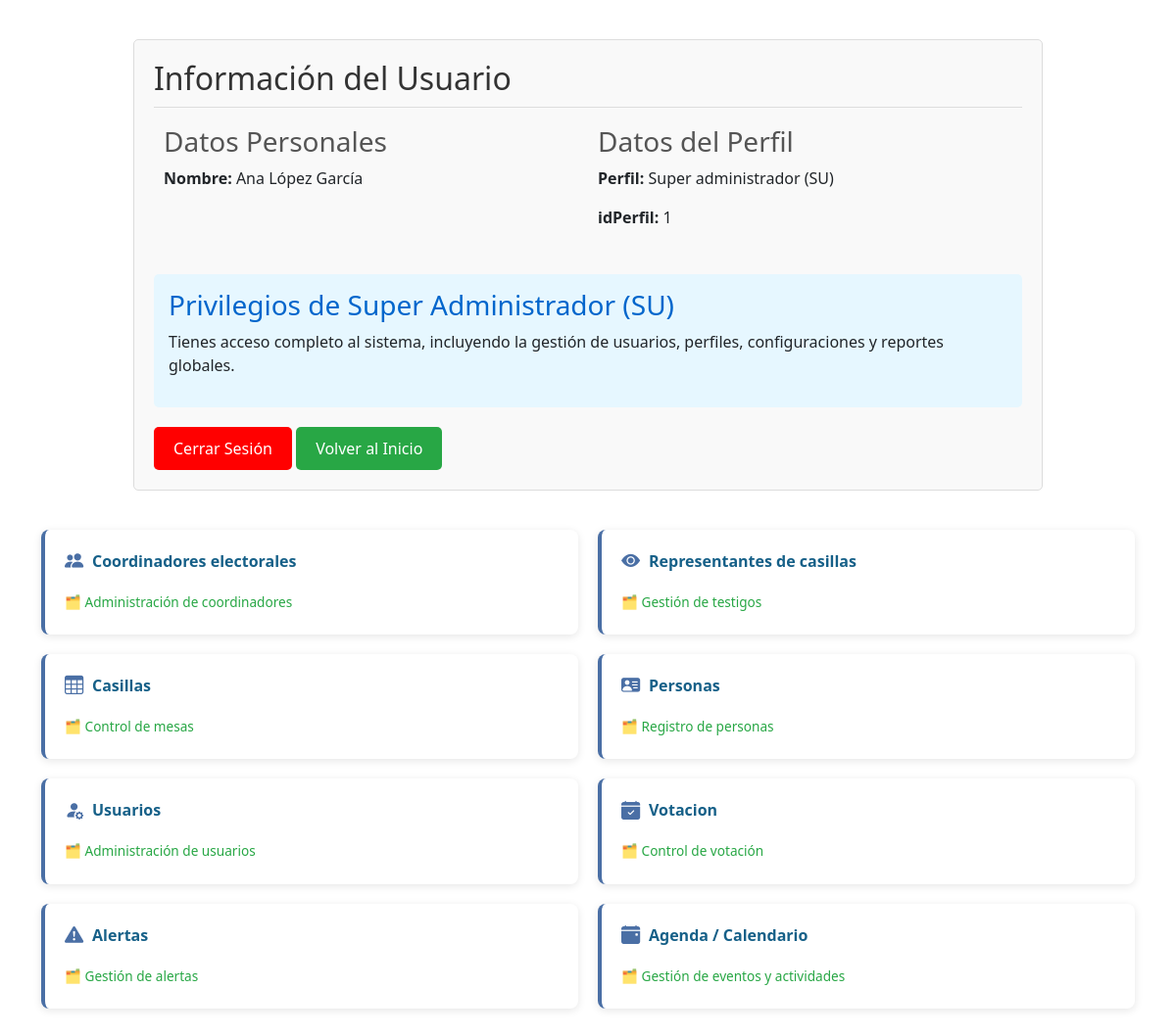
Screenshot of /vistas/index.php (signed in) with the database file from the repository.
### tables this page shows
CREATE TABLE `dbo_usuarios` (
  `idUsuario` int(10) NOT NULL,
  `nombre` varchar(70) NOT NULL,
  `primApellido` varchar(70) NOT NULL,
  `segApellido` varchar(70) NOT NULL,
  `usuario` varchar(10) NOT NULL,
  `password` varchar(50) NOT NULL,
  `idPerfil` int(10) NOT NULL,
  `idPartido` int(10) DEFAULT NULL,
  `idPersona` int(10) DEFAULT NULL,
  `idCoordinador` int(11) DEFAULT NULL,
  `idTestigo` int(11) DEFAULT NULL,
  `estatus` int(10) NOT NULL DEFAULT 1 COMMENT '1: Activo | 0: Inactivo'
);

CREATE TABLE `dbo_login_perfiles` (
  `idPerfil` int(11) NOT NULL,
  `perfil` varchar(200) NOT NULL,
  `alias` char(3) NOT NULL
);

### modelos/listas2.php (called while the page is built, shortened)
<?php
class consulta_observador extends BaseDatos
{
public function obtener_usuario_por_id($idUsuario)
{
    $sql = "SELECT
                u.idUsuario,
                u.nombre,
                u.primApellido,
                u.segApellido,
                u.usuario,
                u.password,
                u.idPerfil,
                lp.perfil,
                lp.alias,
                u.idPartido,
                u.idPersona,
                c.idCoordinador AS idCoordinador,
                u.idTestigo,
                u.estatus
            FROM dbo_usuarios u
            INNER JOIN dbo_login_perfiles lp ON u.idPerfil = lp.idPerfil
            LEFT JOIN dbo_coordinadores c ON u.idPersona = c.idPersona
            WHERE u.idUsuario = ?";
    $con = $this->getBD();
    $stmt = $con->prepare($sql);
    $stmt->bind_param("i", $idUsuario);
    $stmt->execute();
    $resultado = $stmt->get_result();
    return $resultado->fetch_assoc();
}
}

### controladores/validar.php (the view, shortened to what this page needs)
<?php
include_once('../modelos/listas2.php');
$consulta_observador = new consulta_observador();
$usuario_actual = $consulta_observador->obtener_usuario_por_id($_SESSION['idUsuario']);
function mostrar_info_usuario($usuario) {
    echo "<div style='width: 80%; margin: 20px auto; padding: 20px; border: 1px solid #ddd; border-radius: 5px; background-color: #f9f9f9;'>
            <h2 style='color: #333; border-bottom: 1px solid #ddd; padding-bottom: 10px;'>Información del Usuario</h2>
            <div style='display: flex; flex-wrap: wrap;'>
                <div style='flex: 1; min-width: 200px; margin: 10px;'>
                    <h3 style='color: #555;'>Datos Personales</h3>
                    <p><strong>Nombre:</strong> {$usuario['nombre']} {$usuario['primApellido']} {$usuario['segApellido']}</p>
                </div>
                <div style='flex: 1; min-width: 200px; margin: 10px;'>
                    <h3 style='color: #555;'>Datos del Perfil</h3>
                    <p><strong>Perfil:</strong> {$usuario['perfil']} ({$usuario['alias']})</p>
                    <p><strong>idPerfil:</strong> {$usuario['idPerfil']}</p>
                </div>
            </div>";
    switch ($usuario['idPerfil']) {
        case 1:
            echo "<div style='margin-top: 20px; padding: 15px; background-color: #e6f7ff; border-radius: 5px;'>
                <h3 style='color: #0066cc;'>Privilegios de Super Administrador (SU)</h3>
                <p>Tienes acceso completo al sistema, incluyendo la gestión de usuarios, perfiles, configuraciones y reportes globales.</p>
              </div>";
            break;
    }
    echo "
    <a href='/coordinadores_y_testigos/controladores/cerrar_sesion.php' style='display: inline-block; margin-top: 20px; padding: 10px 20px; background-color:rgb(255, 0, 0); color: white; text-decoration: none; border-radius: 5px;'>Cerrar Sesión</a>
    <a href='index.php' style='display: inline-block; margin-top: 20px; padding: 10px 20px; background-color: #28a745; color: white; text-decoration: none; border-radius: 5px;'>Volver al Inicio</a>
    </div>
    ";
}
if ($usuario_actual) {
    mostrar_info_usuario($usuario_actual);
} else {
    echo "<div style='text-align: center; margin-top: 20px;'>
            <p style='color: red; font-weight: bold;'>No se pudo obtener la información del usuario.</p>
            <p style='color: #555;'>Por favor, contacta al administrador del sistema.</p>
          </div>";
}
?>

### vistas/css/panel.css (style rules this page uses)
:root { --primary-color: #4a6fa5; --secondary-color: #166088; --folder-color: #6c757d; --background-color: #f8f9fa; --card-bg: #ffffff; --text-color: #333333; --text-light: #6c757d; --border-color: #e9ecef; --success-color: #28a745; }
body { font-family: 'Segoe UI', Tahoma, Geneva, Verdana, sans-serif; line-height: 1.6; background-color: var(--background-color); color: var(--text-color); margin: 0; padding: 20px; }

### rows the page displays
dbo_usuarios: nombre "Ana", primApellido "López", segApellido "García", idPerfil.perfil "Super administrador", idPerfil.alias "SU", idPerfil "1"
